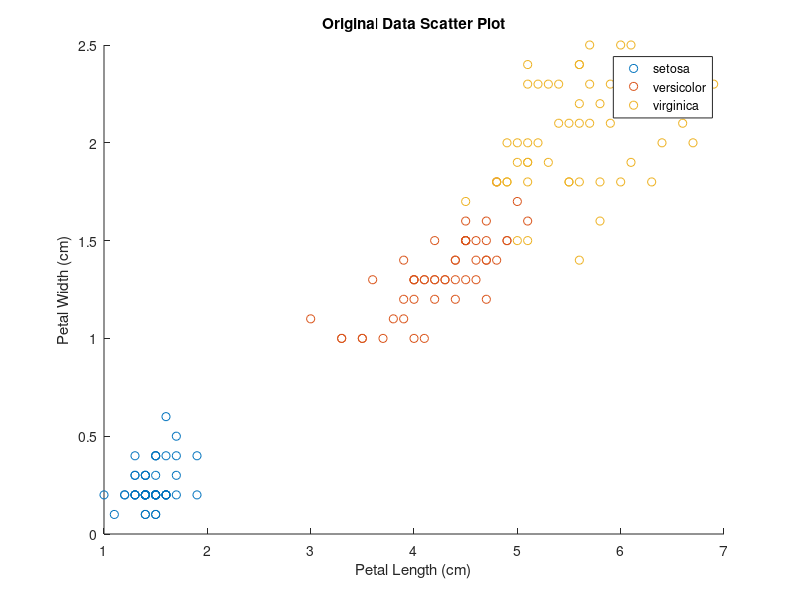
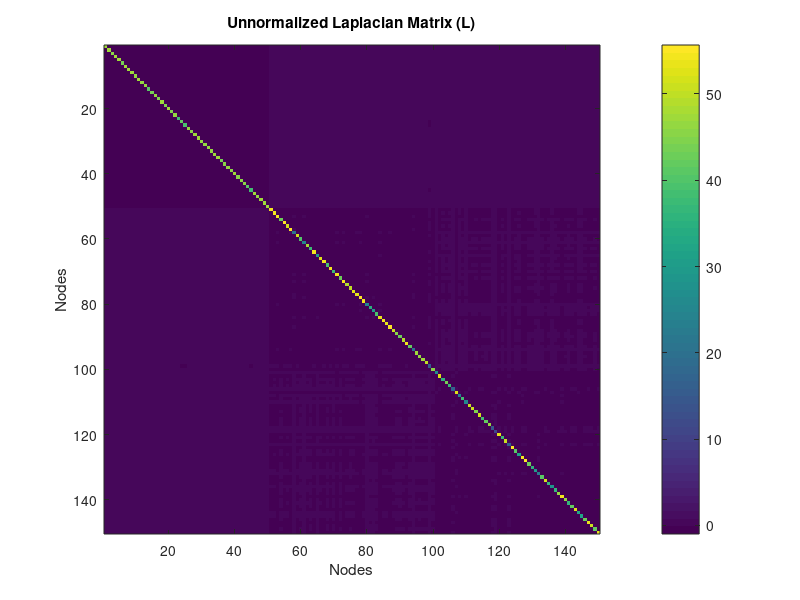
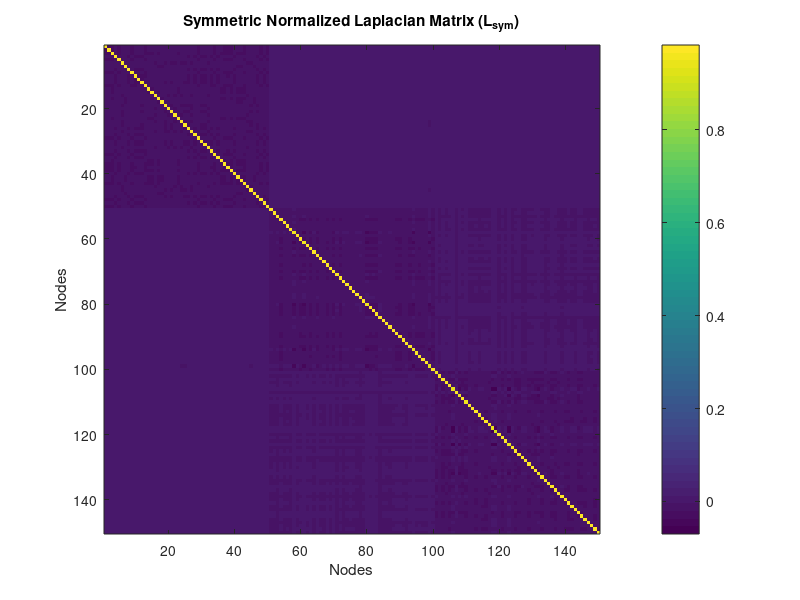
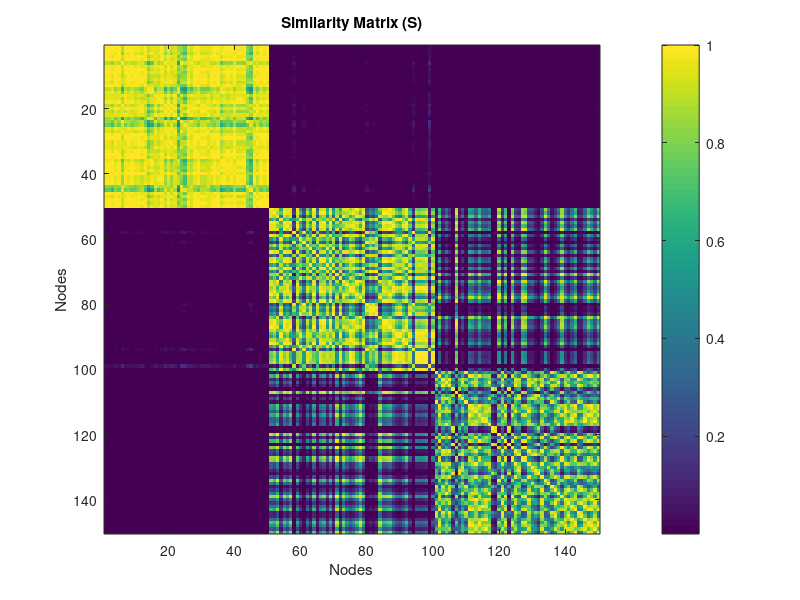

Source code (MATLAB) for these figures, in order: (Note: this script raises an error after producing the figures.)
clear; clc; close all;

% Load Fisher Iris Dataset
load fisheriris
X = meas(:,3:4);

% Scatter plot of the original data
figure;
gscatter(X(:,1), X(:,2), species);
title('Original Data Scatter Plot');
xlabel('Petal Length (cm)');
ylabel('Petal Width (cm)');

% Compute distance matrix and similarity matrix
dist_temp = pdist(X);
dist = squareform(dist_temp);

% Similarity matrix
S = exp(-dist.^2);
disp(['Is Similarity Matrix Symmetric: ', num2str(issymmetric(S))]);
% Compute degree matrix
D = diag(sum(S, 2));

% Compute Laplacian Matrices
% 1. Unnormalized Laplacian
L_unnormalized = D - S;

% 2. Symmetric Normalized Laplacian
L_sym = eye(size(S)) - D^(-1/2) * S * D^(-1/2);

% Visualize Laplacian Matrices
figure;
imagesc(L_unnormalized);
colorbar;
title('Unnormalized Laplacian Matrix (L)');
xlabel('Nodes');
ylabel('Nodes');

figure;
imagesc(L_sym);
colorbar;
title('Symmetric Normalized Laplacian Matrix (L_{sym})');
xlabel('Nodes');
ylabel('Nodes');

figure;
imagesc(S);
colorbar;
title('Similarity Matrix (S)');
xlabel('Nodes');
ylabel('Nodes');

% Spectral clustering
k = 3; % Number of clusters
rng('default') % For reproducibility
idx = spectralcluster(S, k, 'Distance', 'precomputed', 'LaplacianNormalization', 'symmetric');

% Spectral clustering with unnormalized Laplacian
idx_unnormalized = spectralcluster(S, k, 'Distance', 'precomputed', 'LaplacianNormalization', 'none');

% Plot results with symmetric Laplacian
figure;
gscatter(X(:,1), X(:,2), idx);
title('Spectral Clustering with Normalized Laplacian');
xlabel('Petal Length (cm)');
ylabel('Petal Width (cm)');

% Plot results with unnormalized Laplacian
figure;
gscatter(X(:,1), X(:,2), idx_unnormalized);
title('Spectral Clustering with Unnormalized Laplacian');
xlabel('Petal Length (cm)');
ylabel('Petal Width (cm)');

% Mahalanobis Distance
[idx_mahalanobis, ~] = spectralcluster(X, k,'NumNeighbors', size(X,1), 'Distance', 'mahalanobis');
figure;
gscatter(X(:,1), X(:,2), idx_mahalanobis);
title('Spectral Clustering with Mahalanobis Distance');

% KernelScale = 0.1
idx1 = spectralcluster(X, k,'NumNeighbors', size(X,1), 'KernelScale', 0.1, 'LaplacianNormalization', 'symmetric');

% KernelScale = 1
idx2 = spectralcluster(X, k,'NumNeighbors', size(X,1), 'KernelScale', 1, 'LaplacianNormalization', 'symmetric');

% KernelScale = 10
idx3 = spectralcluster(X, k,'NumNeighbors', size(X,1), 'KernelScale', 10, 'LaplacianNormalization', 'symmetric');

% KernelScale = 15
idx4 = spectralcluster(X, k,'NumNeighbors', size(X,1), 'KernelScale', 15, 'LaplacianNormalization', 'symmetric');

% Visualize the results
figure;

gscatter(X(:,1), X(:,2), idx1);
title('KernelScale = 0.1');
xlabel('X1');
ylabel('X2');
figure;
gscatter(X(:,1), X(:,2), idx2);
title('KernelScale = 1');
xlabel('X1');
ylabel('X2');
figure;
gscatter(X(:,1), X(:,2), idx3);
title('KernelScale = 10');
xlabel('X1');
ylabel('X2');

figure;
gscatter(X(:,1), X(:,2), idx4);
title('KernelScale = 15');
xlabel('X1');
ylabel('X2');

% Convert species to numerical labels for comparison
true_labels = grp2idx(species); % 1 = setosa, 2 = versicolor, 3 = virginica

% Q_default = correct_classification(true_labels,idx,k);
% Q_unnormalized = correct_classification(true_labels,idx_unnormalized,k);
% Q_mahalanobis = correct_classification(true_labels,idx_mahalanobis,k);
% Q_kernel01 = correct_classification(true_labels,idx1,k);
% Q_kernel1 = correct_classification(true_labels,idx2,k);
% Q_kernel10 = correct_classification(true_labels,idx3,k);


% Compute distance matrix
dist_temp = pdist(X);
dist = squareform(dist_temp);

% Define different KernelScale values
kernel_scales = [0.1, 1, 10, 15];

% Plot similarity matrices for each KernelScale
figure;
for i = 1:length(kernel_scales)
    % Compute similarity matrix with given KernelScale
    kernel_scale = kernel_scales(i);
    S = exp(-dist.^2 / (2 * kernel_scale^2));
    
    % Plot the similarity matrix
    subplot(2, 2, i);
    imagesc(S);
    colorbar;
    title(['Similarity Matrix (KernelScale = ', num2str(kernel_scale), ')']);
    xlabel('Data Points');
    ylabel('Data Points');
end


function [correct_class1, correct_class2,correct_class3] = correct_classification(true_labels,idx,k)

    % Initialize counts
    correct_class1 = 0;
    correct_class2 = 0;
    correct_class3 = 0;
    
    % Compare true labels with predicted clusters
    for i = 1:k
        % Find majority cluster for each class
        class_indices = (true_labels == i);
        predicted_clusters = idx(class_indices);
        
        % Majority voting: most frequent cluster in true class
        most_frequent_cluster = mode(predicted_clusters);
        correct_count = sum(predicted_clusters == most_frequent_cluster);
        
        % Store correct counts
        if i == 1
            correct_class1 = correct_count;
        elseif i == 2
            correct_class2 = correct_count;
        elseif i == 3
            correct_class3 = correct_count;
        end
    end
    
    % Display results
    fprintf('Correct classifications:\n');
    fprintf('Class 1 (Setosa): %d / %d\n', correct_class1, sum(true_labels == 1));
    fprintf('Class 2 (Versicolor): %d / %d\n', correct_class2, sum(true_labels == 2));
    fprintf('Class 3 (Virginica): %d / %d\n', correct_class3, sum(true_labels == 3));
end


